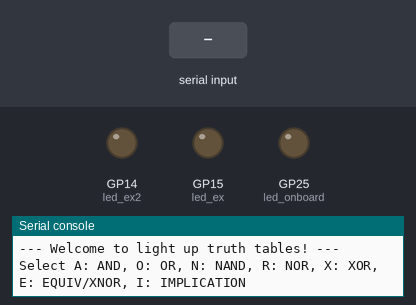
A program run on a simulated Raspberry Pi Pico running MicroPython. Shown: output pins drawn as LEDs (lit = HIGH), the last lines printed to the serial console. Dashed ring = blinking. Inputs (shaded band) come from the test bench.

Above: at 1.2 s.
1.3 s: "N" typed at the serial console, then Enter
At 1.6 s:
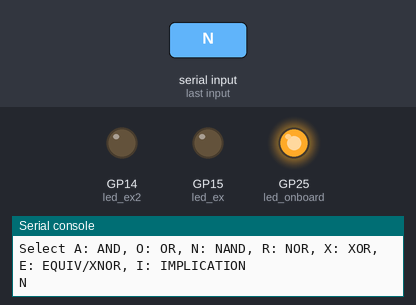
At 3.1 s:
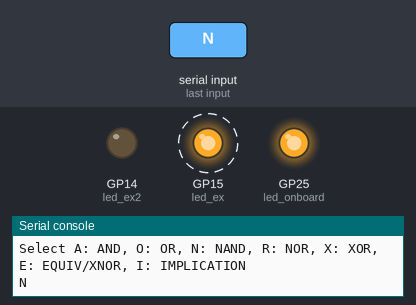
4.3 s: "A" typed at the serial console, then Enter
At 6.6 s:
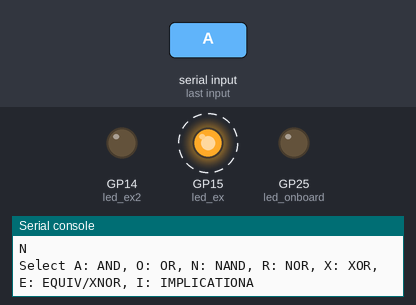
7.3 s: "O" typed at the serial console, then Enter
Timing chart, 0 to 14.8 s (numbered marks = the images above; inputs shaded):
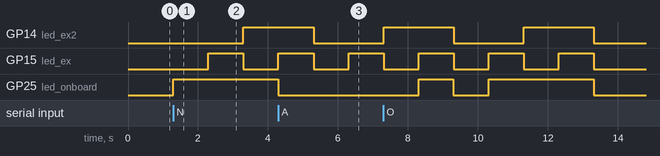

Measured:
- after the input at 1.3 s, GP14 (led_ex2): LOW → HIGH after 2.0 s; GP15 (led_ex): LOW → HIGH after 1.0 s, → LOW 1.0 s later; GP25 (led_onboard): LOW → HIGH at once

The program:

picott.py
```python
import machine
import utime
print("--- Welcome to light up truth tables! ---")
led_ex = machine.Pin(15, machine.Pin.OUT)
led_ex2 = machine.Pin(14, machine.Pin.OUT)
led_onboard = machine.Pin(25, machine.Pin.OUT)
while True:
    operator = input("Select A: AND, O: OR, N: NAND, R: NOR, X: XOR, E: EQUIV/XNOR, I: IMPLICATION").upper()
    if(not(operator == "A" or operator == "O" or operator == "N" or operator == "R" or operator == "X" or operator == "E" or operator == "I")):
         print("Please select an option from the list.")
    else:
        led_ex.value(1)
        led_ex2.value(1)
        for i in range(2):
            led_ex2.toggle()
            for j in range(2):
                led_ex.toggle()
                if(operator == "A"):
                    if(led_ex.value() and led_ex2.value()):
                        led_onboard.value(1)
                    else:
                        led_onboard.value(0)
                elif(operator == "O"):
                    if(led_ex.value() or led_ex2.value()):
                        led_onboard.value(1)
                    else:
                        led_onboard.value(0)
                elif(operator == "N"):
                    if(not(led_ex.value() and led_ex2.value())):
                        led_onboard.value(1)
                    else:
                        led_onboard.value(0)
                elif(operator == "R"):
                    if(not(led_ex.value() or led_ex2.value())):
                        led_onboard.value(1)
                    else:
                        led_onboard.value(0)
                elif(operator == "X"):
                    if((led_ex.value() or led_ex2.value()) and not (led_ex.value() and led_ex2.value())):
                        led_onboard.value(1)
                    else:
                        led_onboard.value(0)
                elif(operator == "E"):
                    if(led_ex.value() == led_ex2.value()):
                        led_onboard.value(1)
                    else:
                        led_onboard.value(0)
                elif(operator == "I"):
                    if(led_ex.value()):
                        if(led_ex2.value()):
                            led_onboard.value(1)
                        else:
                            led_onboard.value(0)
                    else:
                        led_onboard.value(1)
                else:
                    print("This should not be reachable.")
                utime.sleep(1)
    led_ex.value(0)
    led_ex2.value(0)
    led_onboard.value(0)
```
